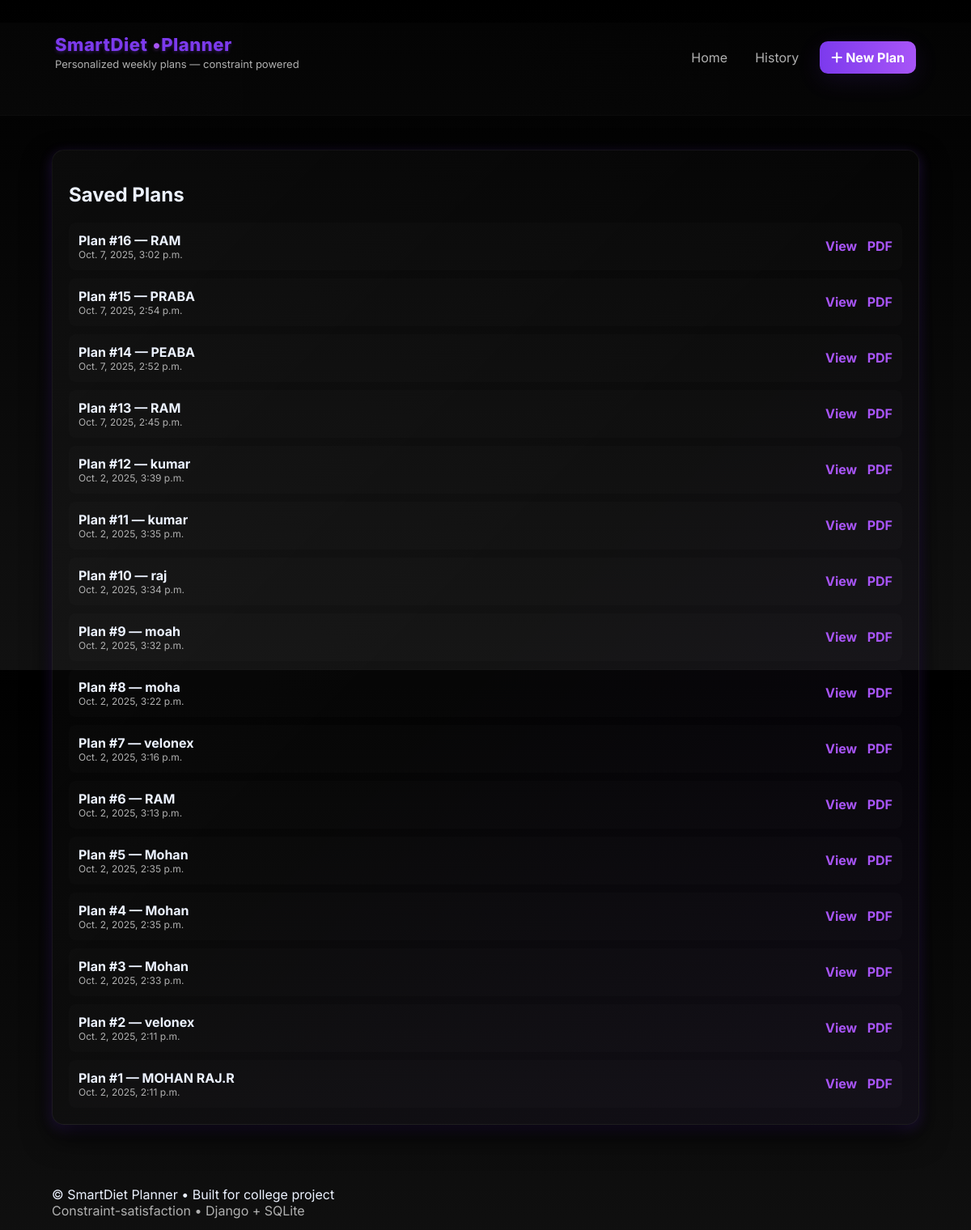
The page /history/ on the database its author committed.
### planner/models.py (models this page shows, shortened)
class DietPlan(models.Model):
    name = models.CharField(max_length=120)
    profile_json = models.TextField()
    plan_json = models.TextField()
    created_at = models.DateTimeField(auto_now_add=True)

### planner/views.py (the view)
# urls.py: path('history/', views.history, name='history'),
def history(request):
    plans = DietPlan.objects.order_by('-created_at')[:20]
    return render(request, 'history.html', {'plans': plans})

### planner/templates/history.html
{% extends 'base.html' %}
{% block content %}
<div class="card">
  <h2>Saved Plans</h2>
  {% if plans %}
    <div class="history-list">
      {% for p in plans %}
        <div class="history-item">
          <div>
            <strong>Plan #{{ p.id }} — {{ p.name }}</strong>
            <div class="muted small">{{ p.created_at }}</div>
          </div>
          <div>
            <a class="tiny-link" href="{% url 'view_plan' p.id %}">View</a>
            <a class="tiny-link" href="{% url 'export_pdf' p.id %}">PDF</a>
          </div>
        </div>
      {% endfor %}
    </div>
  {% else %}
    <p class="muted">No plans yet. Create your first plan from the homepage.</p>
  {% endif %}
</div>
{% endblock %}

### planner/templates/base.html (shortened to what this page needs)
<!doctype html>
<html lang="en">
<head>
  <link rel="stylesheet" href="https://cdnjs.cloudflare.com/ajax/libs/font-awesome/6.5.0/css/all.min.css" />
  <link rel="stylesheet" href="/static/css/style.css" />
</head>
<body>
  <header class="site-header">
    <div class="wrap">
      <div class="brand">
        <div>
          <h1>SmartDiet<span>•</span>Planner</h1>
          <p class="tag">Personalized weekly plans — constraint powered</p>
        </div>
      </div>
      <nav class="nav">
        <a href="/" class="nav-link">Home</a>
        <a href="/history/" class="nav-link">History</a>
        <a href="#" class="nav-cta" onclick="document.getElementById('top-form')?.scrollIntoView({behavior:'smooth'})">
          <i class="fa-solid fa-plus"></i> New Plan
        </a>
      </nav>
    </div>
  </header>
  <main class="wrap main-grid">
    {% block content %}{% endblock %}
  </main>
  <footer class="site-footer">
    <div class="wrap">
      <div>© {{ now.year }} SmartDiet Planner • Built for college project</div>
      <div class="muted">Constraint-satisfaction • Django + SQLite</div>
    </div>
  </footer>
</body>
</html>

### planner/static/css/style.css (style rules this page uses)
:root { --bg1: #000000; --bg2:#111111; --card:#1a1a1a; --accent:#7c3aed; --accent2:#a855f7; --muted: #b0b0b0; --glass: rgba(255,255,255,0.03); --radius: 15px; --shadow: 0 15px 35px rgba(0,0,0,0.8), 0 5px 15px rgba(124,58,237,0.3); --shadow-hover: 0 20px 40px rgba(0,0,0,0.9), 0 8px 20px rgba(124,58,237,0.4); }
* { box-sizing:border-box; font-family: 'Inter', system-ui, -apple-system, 'Segoe UI', Roboto, "Helvetica Neue", Arial; }
html,body { height:100%; margin:0; background: linear-gradient(180deg,var(--bg1),var(--bg2)); color:#ecf2ff; -webkit-font-smoothing:antialiased; }
.wrap { max-width:1100px; margin:28px auto; padding:14px; }
.site-header { background: linear-gradient(90deg, rgba(255,255,255,0.02), rgba(255,255,255,0.01)); border-bottom:1px solid rgba(255,255,255,0.02); }
.site-header .wrap { display:flex; align-items:center; justify-content:space-between; gap:12px; padding:14px 18px; }
.brand { display:flex; gap:12px; align-items:center; }
.brand h1 { margin:0; font-size:22px; letter-spacing:0.5px; color:var(--accent); font-weight:800; text-shadow:0 2px 4px rgba(124,58,237,0.3); }
.brand h1 span { color:var(--accent2); margin-left:6px; font-weight:700; text-shadow:0 2px 4px rgba(168,85,247,0.3); }
.brand .tag { font-size:13px; color:var(--muted); margin-top:3px; }
.nav { display:flex; gap:12px; align-items:center; }
.nav-link { color:var(--muted); text-decoration:none; margin-right:6px; padding:8px; border-radius:8px; }
.nav-cta { background:linear-gradient(90deg,var(--accent),var(--accent2)); color:white; padding:10px 14px; border-radius:10px; text-decoration:none; font-weight:700; box-shadow:0 8px 30px rgba(124,58,237,0.12); }
.main-grid { display:block; gap:18px; }
.card { background: linear-gradient(135deg, rgba(255,255,255,0.03), rgba(255,255,255,0.01), rgba(124,58,237,0.05)); border-radius:var(--radius); padding:20px; box-shadow:var(--shadow); border:1px solid rgba(255,255,255,0.05); margin-bottom:20px; transition: all 0.3s ease; }
.history-list { display:flex; flex-direction:column; gap:10px; }
.history-item { display:flex; justify-content:space-between; align-items:center; padding:12px; border-radius:8px; background: rgba(255,255,255,0.01); }
.tiny-link { color:var(--accent2); text-decoration:none; margin-left:8px; font-weight:700; }
.small { font-size:12px; }
.muted { color:var(--muted); }

### rows shown on the page
DietPlan: id "16", name "RAM", created_at "Oct. 7, 2025, 3:02 p.m."
DietPlan: id "15", name "PRABA", created_at "Oct. 7, 2025, 2:54 p.m."
DietPlan: id "14", name "PEABA", created_at "Oct. 7, 2025, 2:52 p.m."
DietPlan: id "13", name "RAM", created_at "Oct. 7, 2025, 2:45 p.m."
DietPlan: id "12", name "kumar", created_at "Oct. 2, 2025, 3:39 p.m."
DietPlan: id "11", name "kumar", created_at "Oct. 2, 2025, 3:35 p.m."
DietPlan: id "10", name "raj", created_at "Oct. 2, 2025, 3:34 p.m."
DietPlan: id "9", name "moah", created_at "Oct. 2, 2025, 3:32 p.m."
DietPlan: id "8", name "moha", created_at "Oct. 2, 2025, 3:22 p.m."
DietPlan: id "7", name "velonex", created_at "Oct. 2, 2025, 3:16 p.m."
DietPlan: id "6", name "RAM", created_at "Oct. 2, 2025, 3:13 p.m."
DietPlan: id "5", name "Mohan", created_at "Oct. 2, 2025, 2:35 p.m."
DietPlan: id "4", name "Mohan", created_at "Oct. 2, 2025, 2:35 p.m."
DietPlan: id "3", name "Mohan", created_at "Oct. 2, 2025, 2:33 p.m."
DietPlan: id "2", name "velonex", created_at "Oct. 2, 2025, 2:11 p.m."
DietPlan: id "1", name "MOHAN RAJ.R", created_at "Oct. 2, 2025, 2:11 p.m."
